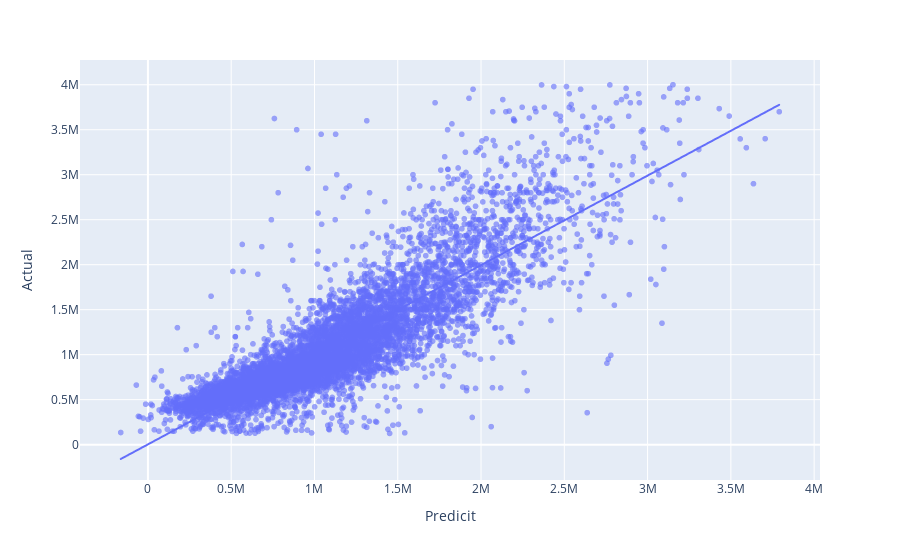

Write notebook code for a chart like this one.
### Markdown cell above
# Plotting our Predit and Actual prices

### Code cell
import plotly.express as px

px.scatter(x=y_pred,y=y_test,
          labels= {'y':'Actual', 'x':'Predicit'}, trendline='ols',opacity=0.6)

### Figure 1 — Plotly figure (JSON) as saved in the notebook; plotly's stock layout.template omitted (floating-point values rounded to 4 significant figures; data arrays with more than 128 entries replaced by an {"elided": "..."} marker saying what was removed)
{"data": [{"hovertemplate": "Predicit=%{x}<br>Actual=%{y}<extra></extra>", "legendgroup": "", "marker": {"color": "#636efa", "opacity": 0.6, "symbol": "circle"}, "mode": "markers", "name": "", "showlegend": false, "type": "scattergl", "x": {"elided": "8606 float values"}, "xaxis": "x", "y": {"elided": "8606 int values"}, "yaxis": "y"}, {"hovertemplate": "<b>OLS trendline</b><br>y = 0.995874 * x + 2814.03<br>R<sup>2</sup>=0.741260<br><br>Predicit=%{x}<br>Actual=%{y} <b>(trend)</b><extra></extra>", "legendgroup": "", "marker": {"color": "#636efa", "symbol": "circle"}, "mode": "lines", "name": "", "showlegend": false, "type": "scattergl", "x": {"elided": "8606 float values"}, "xaxis": "x", "y": {"elided": "8606 float values"}, "yaxis": "y"}], "layout": {"legend": {"tracegroupgap": 0}, "margin": {"t": 60}, "xaxis": {"anchor": "y", "domain": [0, 1], "title": {"text": "Predicit"}}, "yaxis": {"anchor": "x", "domain": [0, 1], "title": {"text": "Actual"}}}}
